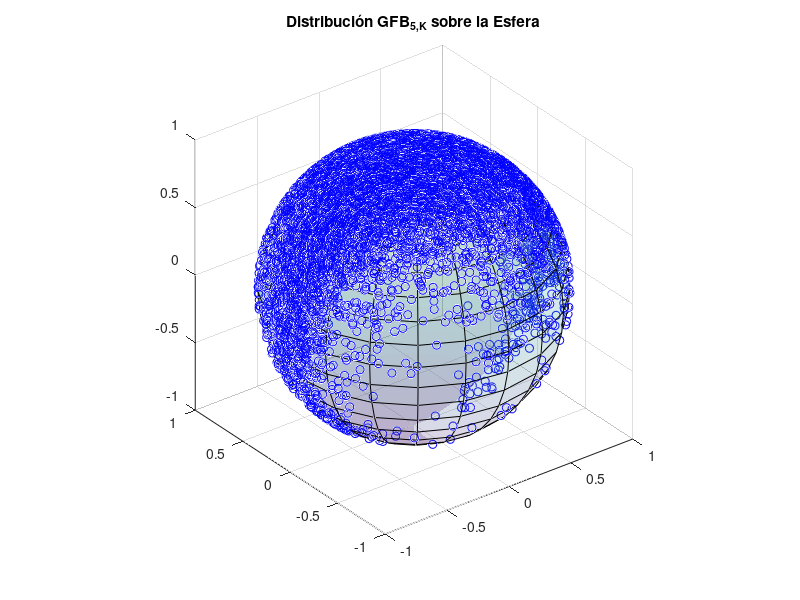

Here is the MATLAB script that generated this plot:
%------------------------------------------------------------------------------------------------
%GENERACIÓN DE UNA VARIABLE ALEATORIA SEGÚN LA DISTRIBUCIÓN
%DE KENT(GFB_5,K)
%-----------------------------------------------------------------------------------------------
clear all

%Si ambos son 0 estamos ante una uniforme, con beta igual a cero a VMF y
%con kappa igual a cero a GFB_4,beta
n=25000;
kappa=5; %Los valores deben ser 2*beta<=kappa
beta=2;%Tiene que ser >= 0


%kappa debe ser positivo
signo_kappa = sign(kappa);
kappa = abs(kappa);

if 2*beta > kappa
    disp("Los valores de kappa y beta no verifica 2*beta<=kappa");
    return
end

a= 4*kappa-8*beta; b= 4*kappa+8*beta; c= b/(8*kappa);
gamma= 8*beta;
lambda1= sqrt(a+2*sqrt(gamma)); lambda2= sqrt(b); 
X1 = []; X2 = [];

while length(X1) < n
    U1 = rand(n,1);  U2 = rand(n,1); 
    R1 = exprnd(1/lambda1,n,1);  
    R2 = exprnd(1/lambda2,n,1);  
    %Criterio de aceptación-rechazo
    R1= R1(U1 <= exp(-(a*R1.^2+ lambda1*R1.^4)./(2+lambda1*R1-1)));
    R2= R2(U2 <= exp(-(b*R2.^2- gamma*R2.^4)./(2+lambda2*R2-c)));
    %Guardamos aquellos que lo verifiquen
    X1 = [X1;R1]; 
    X2 = [X2;R2]; 
    %Para la ultima condición tienen que tener el mismo numero de valores
    minimo = min(length(X1),length(X2));
    X1_min = X1(1:minimo); X2_min=X2(1:minimo);
    %Ultimo criterio de aceptación
    X1 = X1((X1_min.^2+X2_min.^2)<1);   
    X2 = X2((X1_min.^2+X2_min.^2)<1);
     
end
%Nos aseguramos que tengan exactamente n valores
X1 = X1(1:n);
X2 = X2(1:n);
%Hacemos las simetrias de las variables
U3 = rand(n,1); 
X1 = ((U3<1/2)-(U3>=1/2)).*X1;
U4 = rand(n,1); 
X2 = ((U4<1/2)-(U4>=1/2)).*X2;

X= 1-2*(X1.^2+X2.^2); %cos theta
sx = sqrt(1-X.^2); %sen theta

coseno= X1./sqrt(X1.^2+X2.^2); %cos phi
seno= X2./sqrt(X1.^2+X2.^2); %sen phi

Y= [sx.*coseno, sx.*seno, X];
Y = signo_kappa*Y;

% Graficar las muestras en una esfera (S_{2}) 
    figure;
    x=Y(:,1); y=Y(:,2); z=Y(:,3); 
    plot3(x,y,z,'bo')
    title('Distribución GFB_{5,K} sobre la Esfera')
    hold on
    [x2,y2,z2] = sphere;
    obj= surf(x2,y2,z2);
    set(obj,'FaceAlpha',0.2)
    axis equal;
    grid on;
    hold off
    print(gcf, 'FB5_16', '-dpng', '-r300')



